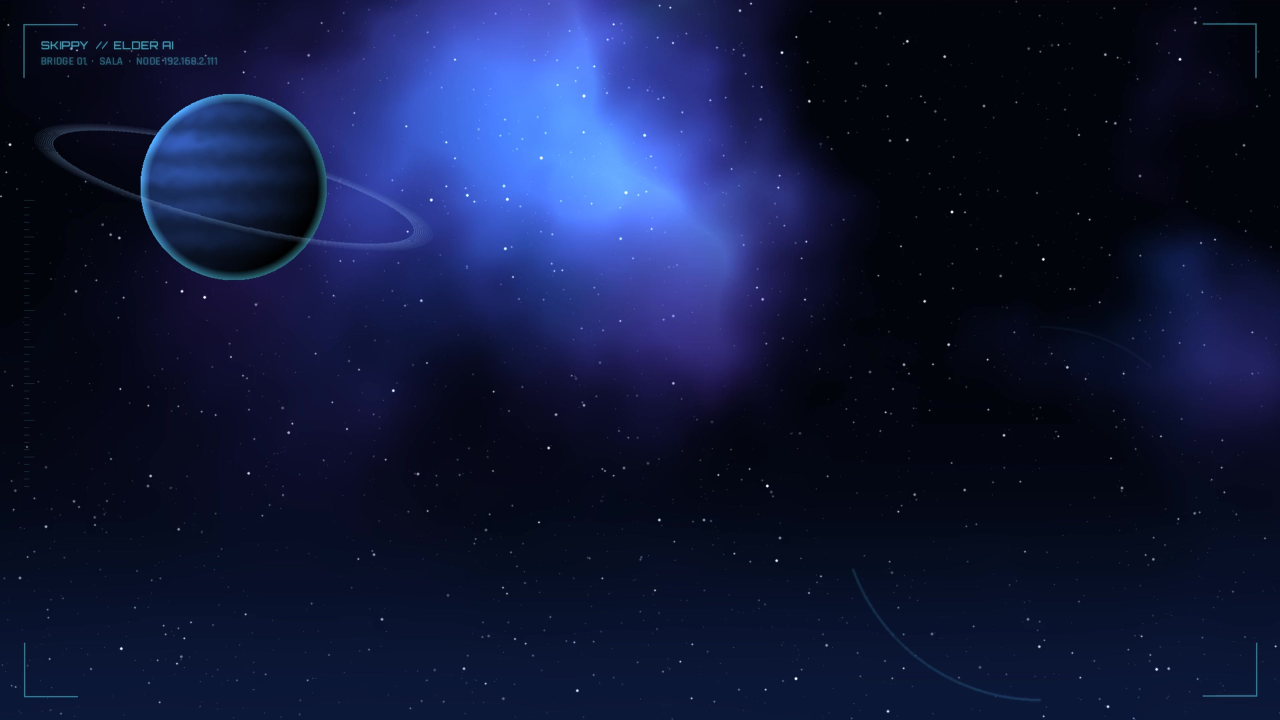
#> input picture hollow-home/cards/wallpaper.jpg, 3840 x 2160 px, given in place of memorial-rain.jpg, which was not available (shown at 1/3 size)
$ python wallpaper_sheet.py ../cards ../cards/wallpaper.jpg
#> lines starting #> are read from the running program, lines starting #| are printed output that depends on the picture
"""Contact sheet with the launcher's dock and clock zones drawn over each wallpaper.
usage: python3 -I sheet.py <wallpapers_dir> <out_png>
"""
import sys, os
from PIL import Image, ImageDraw

src, out = sys.argv[1], sys.argv[2]
names = ['memorial-rain', 'butterflies', 'flowers', 'chamber', 'pixel', 'green-clearing']
S = 0.5                                   # half scale: 960x540 per tile
tw, th = int(1920 * S), int(1080 * S)
sheet = Image.new('RGB', (tw * 2 + 30, (th + 40) * 3 + 10), (20, 20, 20))
#> sheet: PIL image 1950x1750 RGB; every value is 20
d0 = ImageDraw.Draw(sheet)
for i, n in enumerate(names):
    im = Image.open(os.path.join(src, n + '.jpg')).convert('RGB').resize((tw, th), Image.LANCZOS)
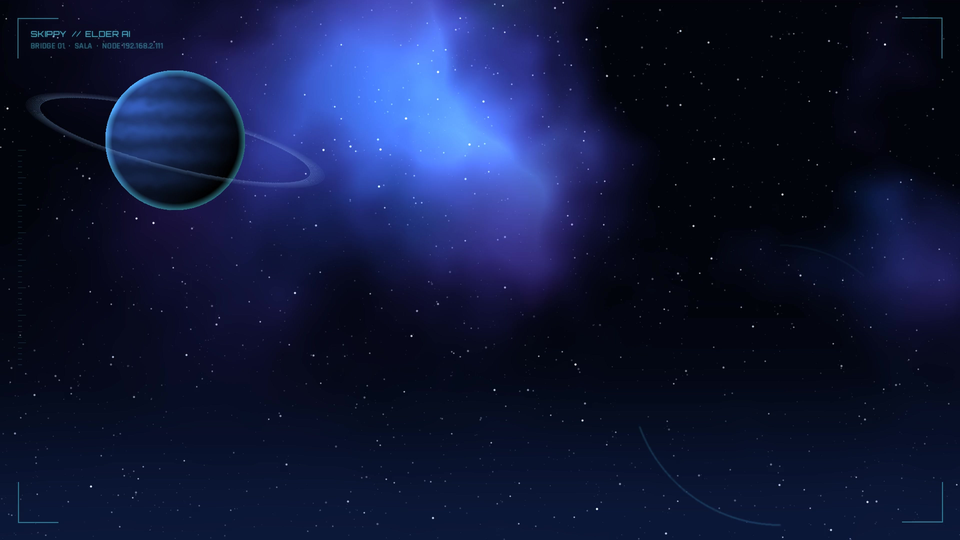
#> im: PIL image 960x540 RGB; mean R, G, B 16.5, 24.4, 58.6
    ov = Image.new('RGBA', im.size, (0, 0, 0, 0)); d = ImageDraw.Draw(ov)
#> after `ov = Image.new('RGBA', im.size, (0, 0, 0, 0))`: ov: PIL image 960x540 RGBA; every value is 0
    # dock 96..1824 x 800..967, clock ~ right 96, top 58, 420x170, text line (if used) 96..1396 x 196..264
    for (x0, y0, x1, y1), col in [((96, 800, 1824, 967), (255, 60, 60, 70)),
                                  ((1404, 58, 1824, 228), (60, 160, 255, 70)),
                                  ((96, 196, 1396, 264), (255, 220, 60, 40))]:
        d.rectangle([x0 * S, y0 * S, x1 * S, y1 * S], fill=col, outline=col[:3] + (200,))
    im = Image.alpha_composite(im.convert('RGBA'), ov).convert('RGB')
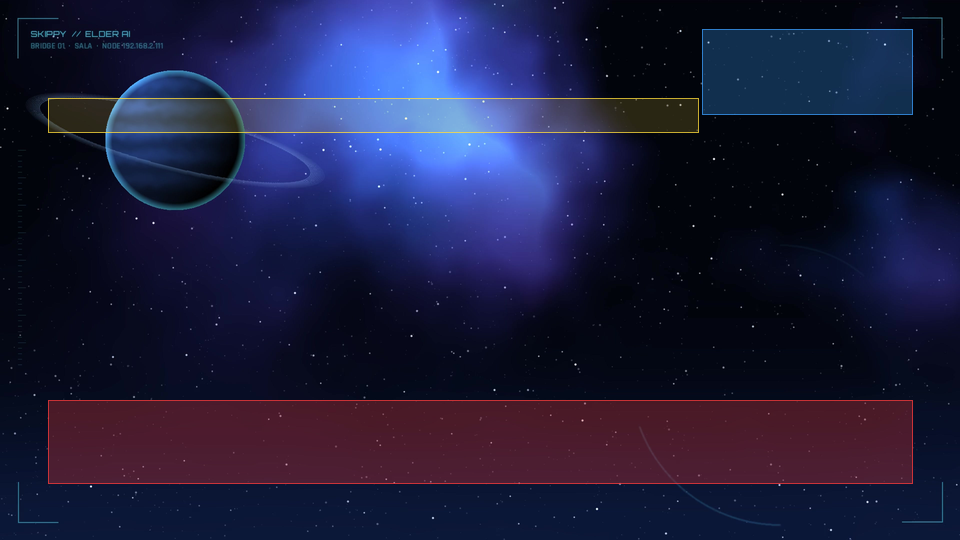
#> im: PIL image 960x540 RGB; mean R, G, B 28.9, 29.1, 61.2
    x, y = 10 + (i % 2) * (tw + 10), 10 + (i // 2) * (th + 40)
    sheet.paste(im, (x, y)); d0.text((x, y + th + 6), n, fill=(230, 230, 230))
#> after `sheet.paste(im, (x, y))`:
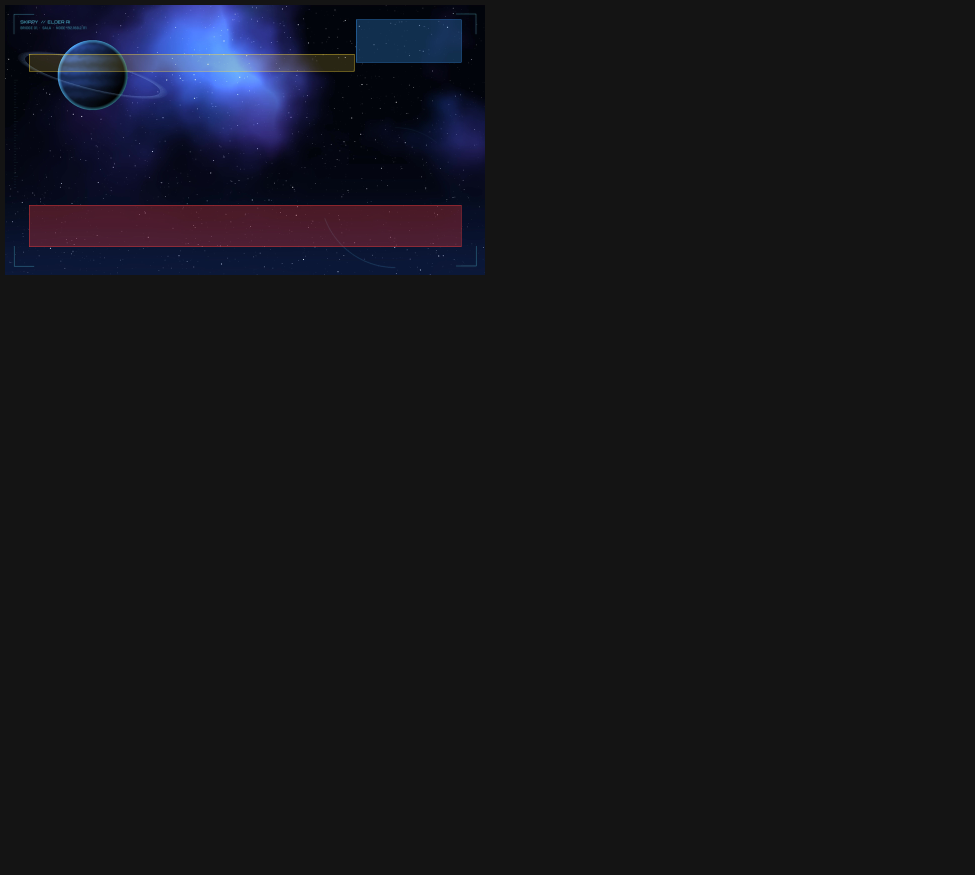
#> sheet: PIL image 1950x1750 RGB (shown at 1/2 size); mean R, G, B 21.4, 21.4, 26.3
#> (the run stopped early here; a loop or call above may not have finished)
